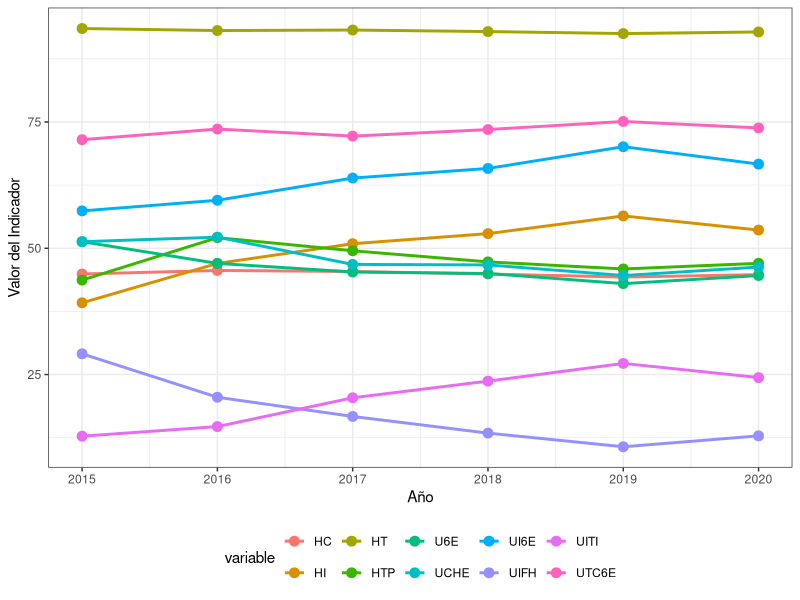

Write the R code that produced this figure.
install.packages("ggplot2")
library(ggplot2)

data <- list(
  HC = c(44.9, 45.6, 45.4, 44.9, 44.3),
  HI = c(39.2, 47.0, 50.9, 52.9, 56.4),
  HT = c(93.5, 93.1, 93.2, 92.9, 92.5),
  HTP = c(43.7, 52.1, 49.5, 47.3, 45.9),
  U6E = c(51.3, 47.0, 45.3, 45.0, 43.0),
  UI6E = c(57.4, 59.5, 63.9, 65.8, 70.1),
  UCHE = c(51.3, 52.2, 46.8, 46.7, 44.6),
  UITI = c(12.8, 14.7, 20.4, 23.7, 27.2),
  UIFH = c(29.1, 20.5, 16.7, 13.4, 10.7),
  UTC6E = c(71.5, 73.6, 72.2, 73.5, 75.1)
)

alfa <- 0.2
valores_suavi <- list()

for (llave in names(data)) {
  valor_nuevo <- alfa * data[[llave]][length(data[[llave]])] + (1 - alfa) * data[[llave]][length(data[[llave]]) - 1]
  valores_suavi[[llave]] <- valor_nuevo
  data[[llave]] <- c(data[[llave]], valor_nuevo)
}

for (llave in names(valores_suavi)) {
  cat(sprintf("%s para el 2020: %.2f\n", llave, valores_suavi[[llave]]))
}

annos <- c(2015, 2016, 2017, 2018, 2019, 2020)

ggplot(data.frame(annos = rep(annos, length(data)), value = unlist(data), variable = rep(names(data), each = length(annos))), aes(x = annos, y = value, color = variable)) +
  geom_line(size = 1) +
  geom_point(size = 3) +
  labs(x = "Año", y = "Valor del Indicador") +
  theme_bw() +
  theme(legend.position = "bottom")